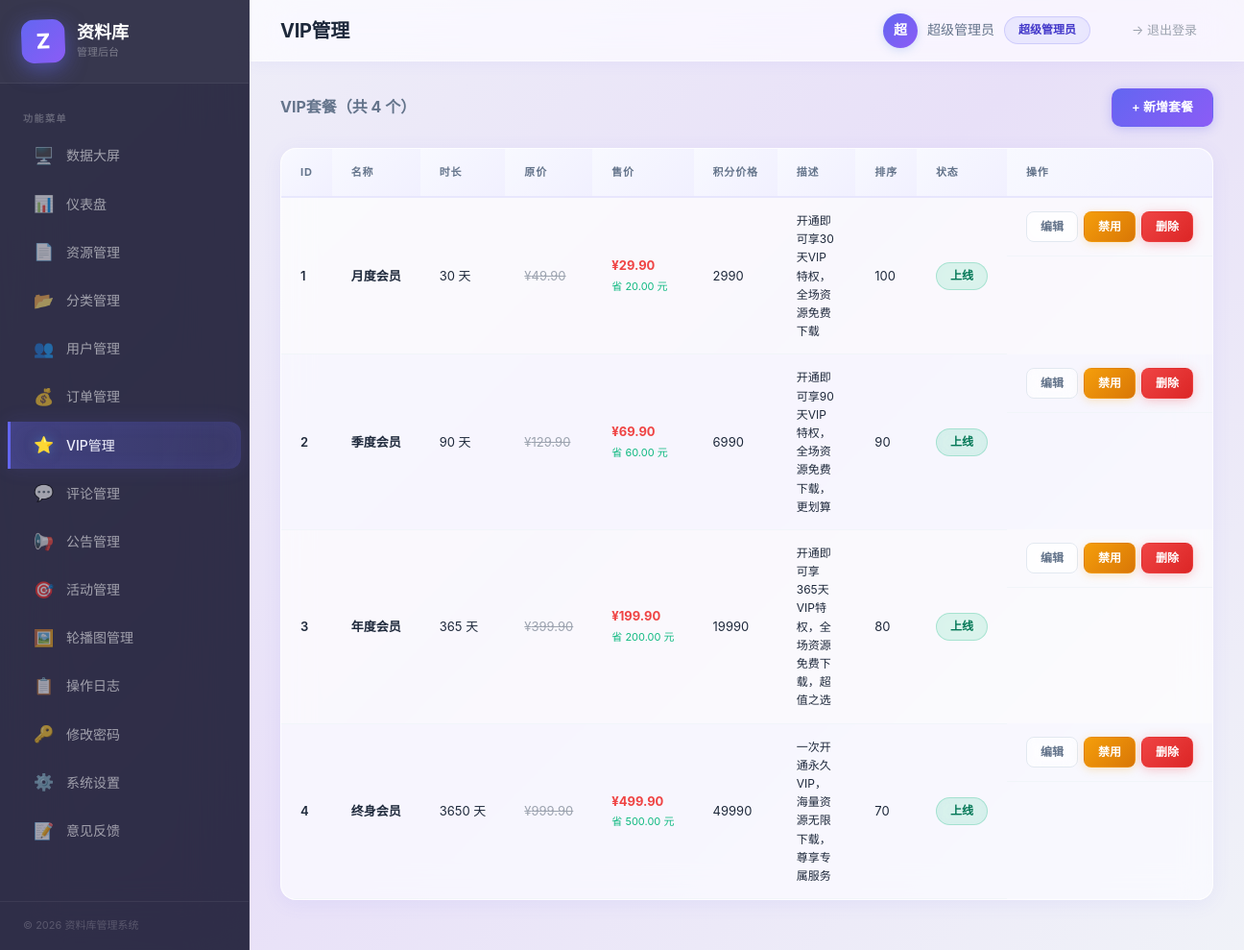
/admin/viplans.php (signed in), run on the app's committed database.
### tables this page shows
CREATE TABLE `vip_plans` (
  `id` int(10) unsigned NOT NULL AUTO_INCREMENT,
  `name` varchar(100) NOT NULL COMMENT '套餐名称',
  `duration_days` int(11) NOT NULL COMMENT '有效天数',
  `original_price` decimal(10,2) NOT NULL COMMENT '原价',
  `price` decimal(10,2) NOT NULL COMMENT '售价',
  `points_price` int(11) NOT NULL DEFAULT 0 COMMENT '积分价',
  `description` varchar(500) DEFAULT NULL,
  `sort_order` int(11) NOT NULL DEFAULT 0,
  `status` tinyint(4) NOT NULL DEFAULT 1 COMMENT '1=上架 0=下架',
  `created_at` datetime NOT NULL DEFAULT CURRENT_TIMESTAMP,
  PRIMARY KEY (`id`),
  KEY `idx_sort_order` (`sort_order`)
);

### config/database.php (called while the page is built)
<?php
return [
    'host'     => getenv('DB_HOST')     ?: 'localhost',
    'port'     => getenv('DB_PORT')     ?: '3306',
    'dbname'   => getenv('DB_NAME')     ?: 'ziliaoku',
    'username' => getenv('DB_USER')     ?: 'root',
    'password' => getenv('DB_PASS')     ?: '',
    'charset'  => getenv('DB_CHARSET')  ?: 'utf8mb4',
    'options'  => [
        PDO::ATTR_ERRMODE            => PDO::ERRMODE_EXCEPTION,
        PDO::ATTR_DEFAULT_FETCH_MODE => PDO::FETCH_ASSOC,
        PDO::ATTR_EMULATE_PREPARES   => false,
        PDO::MYSQL_ATTR_INIT_COMMAND => "SET NAMES utf8mb4 COLLATE utf8mb4_unicode_ci",
    ],
];

### core/Database.php (called while the page is built, shortened)
<?php
class Database
{
    private static ?Database $instance = null;
    private PDO $pdo;
    private function __construct()
    {
        $config = require __DIR__ . '/../config/database.php';
        $dsn = sprintf(
            'mysql:host=%s;port=%s;dbname=%s;charset=%s',
            $config['host'],
            $config['port'],
            $config['dbname'],
            $config['charset']
        );
        try {
            $this->pdo = new PDO($dsn, $config['username'], $config['password'], $config['options']);
        } catch (PDOException $e) {
            throw new RuntimeException('数据库连接失败: ' . $e->getMessage());
        }
    }
    public static function getInstance(): self
    {
        if (self::$instance === null) {
            self::$instance = new self();
        }
        return self::$instance;
    }
    public function query(string $sql, array $params = []): PDOStatement
    {
        try {
            $stmt = $this->pdo->prepare($sql);
            $stmt->execute($params);
            return $stmt;
        } catch (PDOException $e) {
            throw new RuntimeException('查询失败: ' . $e->getMessage());
        }
    }
    public function fetchAll(string $sql, array $params = []): array
    {
        $stmt = $this->query($sql, $params);
        return $stmt->fetchAll(PDO::FETCH_ASSOC);
    }
}

### admin/viplans.php (the view, shortened to what this page needs)
<?php
require_once __DIR__ . '/../core/Database.php';
$db = Database::getInstance();
$plans = $db->fetchAll('SELECT * FROM vip_plans ORDER BY sort_order DESC, id ASC');
$editPlan = null;
include __DIR__ . '/header.php';
?>
<?php if ($editPlan || isset($_GET['add'])): ?>
<div class="card mb-20">
  <div class="card-header">
    <h3><?php echo $editPlan ? '编辑VIP套餐' : '新增VIP套餐'; ?></h3>
    <a href="viplans.php" class="btn btn-outline btn-sm">返回列表</a>
  </div>
  <div class="card-body">
    <form method="POST" action="viplans.php">
      <input type="hidden" name="_token" value="<?php echo htmlspecialchars($csrfToken); ?>">
      <input type="hidden" name="action" value="save">
      <?php if ($editPlan): ?>
      <input type="hidden" name="edit_id" value="<?php echo $editPlan['id']; ?>">
      <?php endif; ?>
      <div class="form-row">
        <div class="form-group">
          <label>套餐名称 <span class="required">*</span></label>
          <input type="text" name="name" class="form-control" required
                 value="<?php echo htmlspecialchars($editPlan['name'] ?? ''); ?>">
        </div>
        <div class="form-group">
          <label>时长（天） <span class="required">*</span></label>
          <input type="number" name="duration_days" class="form-control" min="1" required
                 value="<?php echo $editPlan['duration_days'] ?? ''; ?>">
        </div>
      </div>
      <div class="form-row-3">
        <div class="form-group">
          <label>原价 (&yen;)</label>
          <input type="number" name="original_price" class="form-control" step="0.01" min="0"
                 value="<?php echo $editPlan['original_price'] ?? '0.00'; ?>">
        </div>
        <div class="form-group">
          <label>售价 (&yen;)</label>
          <input type="number" name="price" class="form-control" step="0.01" min="0"
                 value="<?php echo $editPlan['price'] ?? '0.00'; ?>">
        </div>
        <div class="form-group">
          <label>积分价格</label>
          <input type="number" name="points_price" class="form-control" min="0"
                 value="<?php echo $editPlan['points_price'] ?? '0'; ?>">
        </div>
      </div>
      <div class="form-row">
        <div class="form-group">
          <label>描述</label>
          <input type="text" name="description" class="form-control"
                 value="<?php echo htmlspecialchars($editPlan['description'] ?? ''); ?>">
        </div>
        <div class="form-group">
          <label>排序</label>
          <input type="number" name="sort_order" class="form-control" min="0"
                 value="<?php echo $editPlan['sort_order'] ?? '0'; ?>">
          <span class="form-hint">数值越大越靠前</span>
        </div>
      </div>
      <div class="d-flex gap-10">
        <button type="submit" class="btn btn-primary btn-lg">保存</button>
        <a href="viplans.php" class="btn btn-outline btn-lg">取消</a>
      </div>
    </form>
  </div>
</div>
<?php else: ?>
<div class="toolbar">
  <div class="toolbar-left">
    <h3 style="font-size:16px;color:var(--text-secondary);">VIP套餐（共 <?php echo count($plans); ?> 个）</h3>
  </div>
  <div class="toolbar-right">
    <a href="viplans.php?add=1" class="btn btn-primary">+ 新增套餐</a>
  </div>
</div>
<div class="card">
  <div class="card-body no-padding">
    <?php if (empty($plans)): ?>
    <div class="empty-state">
      <div class="empty-icon">⭐</div>
      <h4>暂无VIP套餐</h4>
    </div>
    <?php else: ?>
    <div class="table-wrapper">
      <table>
        <thead>
          <tr>
            <th>ID</th>
            <th>名称</th>
            <th>时长</th>
            <th>原价</th>
            <th>售价</th>
            <th>积分价格</th>
            <th>描述</th>
            <th>排序</th>
            <th>状态</th>
            <th>操作</th>
          </tr>
        </thead>
        <tbody>
          <?php foreach ($plans as $p): ?>
          <tr>
            <td><?php echo $p['id']; ?></td>
            <td><strong><?php echo htmlspecialchars($p['name']); ?></strong></td>
            <td><?php echo $p['duration_days']; ?> 天</td>
            <td><span style="text-decoration:line-through;color:var(--text-muted);">&yen;<?php echo number_format((float)$p['original_price'], 2); ?></span></td>
            <td><strong style="color:var(--danger);">&yen;<?php echo number_format((float)$p['price'], 2); ?></strong>
              <?php if ((float)$p['original_price'] > 0 && (float)$p['price'] > 0 && (float)$p['original_price'] > (float)$p['price']): ?>
              <br><span style="font-size:11px;color:var(--success);">省 <?php echo number_format((float)$p['original_price'] - (float)$p['price'], 2); ?> 元</span>
              <?php endif; ?>
            </td>
            <td><?php echo (int)$p['points_price']; ?></td>
            <td style="max-width:200px;white-space:normal;font-size:12px;"><?php echo htmlspecialchars($p['description'] ?? '-'); ?></td>
            <td><?php echo $p['sort_order']; ?></td>
            <td>
              <span class="badge <?php echo $p['status'] ? 'badge-success' : 'badge-danger'; ?>">
                <?php echo $p['status'] ? '上线' : '下线'; ?>
              </span>
            </td>
            <td class="actions">
              <a href="viplans.php?edit=<?php echo $p['id']; ?>" class="btn btn-outline btn-sm">编辑</a>
              <form method="POST" style="display:inline">
                <button class="btn btn-sm <?php echo $p['status'] ? 'btn-warning' : 'btn-success'; ?>">
                  <?php echo $p['status'] ? '禁用' : '启用'; ?>
                </button>
              </form>
              <form method="POST" style="display:inline" onsubmit="return confirm('确定删除此套餐？')">
                <button class="btn btn-danger btn-sm">删除</button>
              </form>
            </td>
          </tr>
          <?php endforeach; ?>
        </tbody>
      </table>
    </div>
    <?php endif; ?>
  </div>
</div>
<?php endif; ?>
<?php include __DIR__ . '/footer.php'; ?>

### data on the page
vip_plans: id "1", name "月度会员", duration_days "30", original_price "49.90", price "29.90", (float)$p['original_price'] - (float)$p['price'] "20.00", points_price "2990", description "开通即可享30天VIP特权，全场资源免费下载", sort_order "100", status "上线"
vip_plans: id "2", name "季度会员", duration_days "90", original_price "129.90", price "69.90", (float)$p['original_price'] - (float)$p['price'] "60.00", points_price "6990", description "开通即可享90天VIP特权，全场资源免费下载，更划算", sort_order "90", status "上线"
vip_plans: id "3", name "年度会员", duration_days "365", original_price "399.90", price "199.90", (float)$p['original_price'] - (float)$p['price'] "200.00", points_price "19990", description "开通即可享365天VIP特权，全场资源免费下载，超值之选", sort_order "80", status "上线"
vip_plans: id "4", name "终身会员", duration_days "3650", original_price "999.90", price "499.90", (float)$p['original_price'] - (float)$p['price'] "500.00", points_price "49990", description "一次开通永久VIP，海量资源无限下载，尊享专属服务", sort_order "70", status "上线"

### other printed values
$nav['icon'] "🖥️"
$nav['label'] "数据大屏"
$nav['icon'] "📊"
$nav['label'] "仪表盘"
$nav['icon'] "📄"
$nav['label'] "资源管理"
$nav['icon'] "📂"
$nav['label'] "分类管理"
$nav['icon'] "👥"
$nav['label'] "用户管理"
$nav['icon'] "💰"
$nav['label'] "订单管理"
$nav['icon'] "⭐"
$nav['label'] "VIP管理"
$nav['icon'] "💬"
